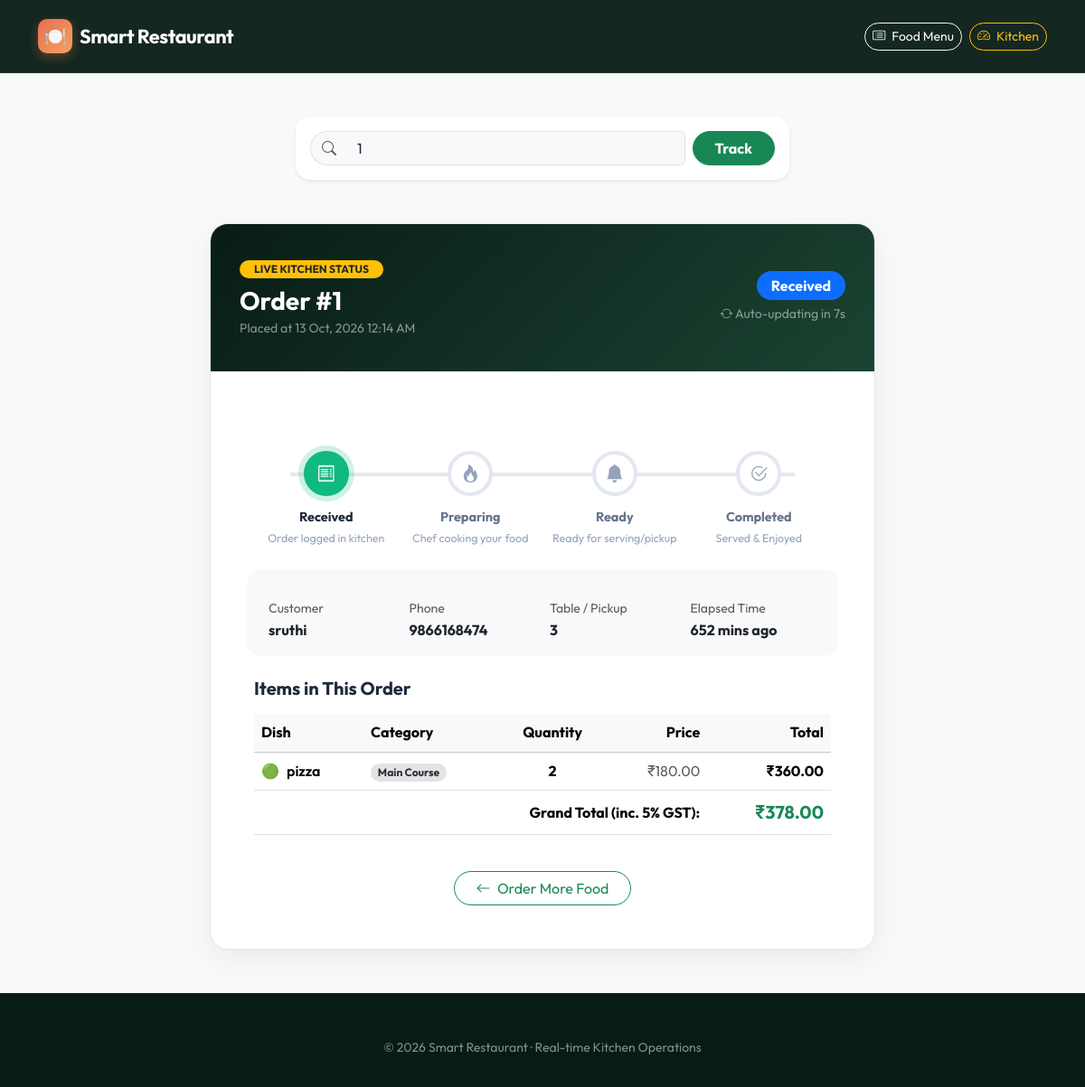
The page /track/1/ on the database as committed earlier.
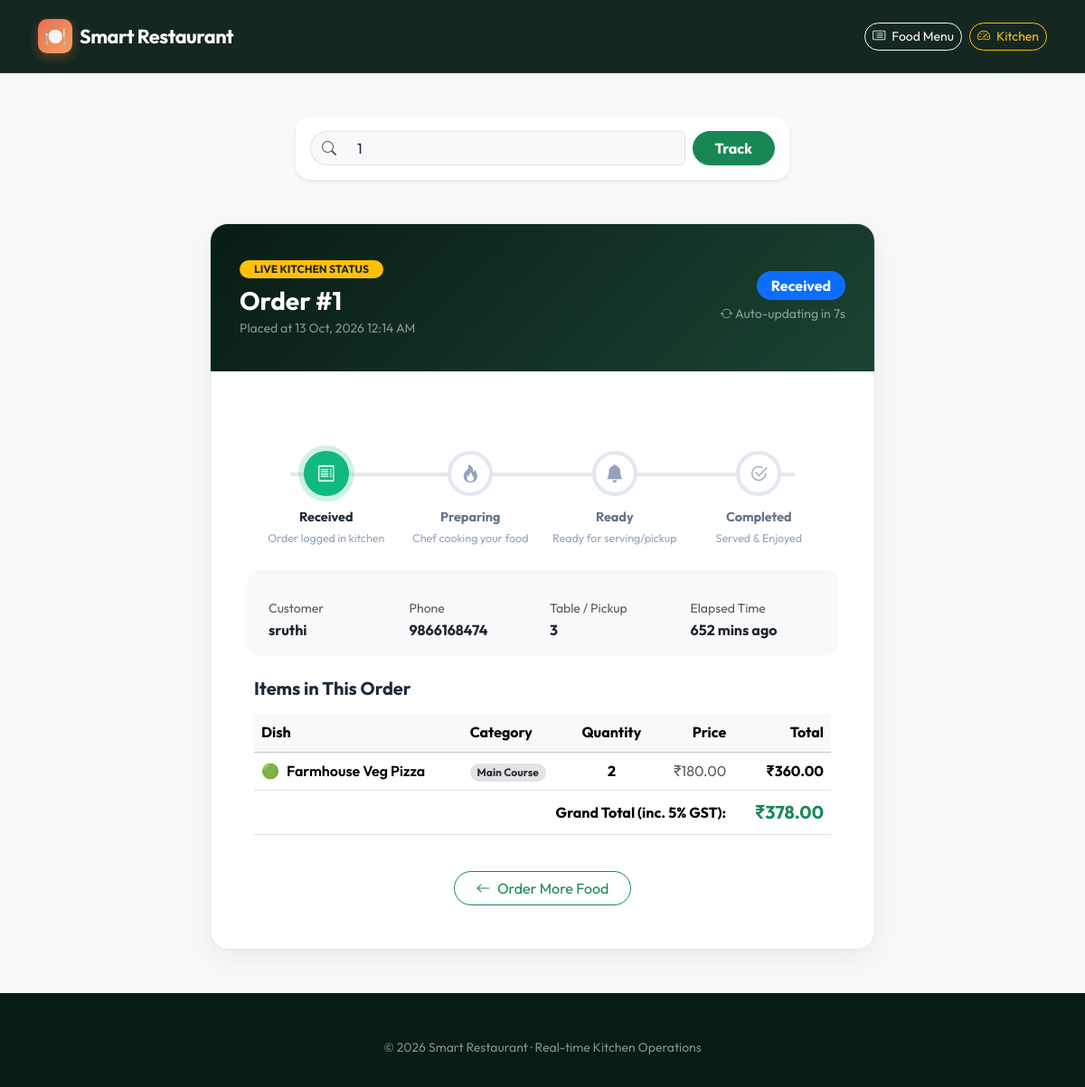
The same page on the database as committed later.
### restaurant_app/models.py (models this page shows, shortened)
class OrderItem(models.Model):
    order = models.ForeignKey(
        Order,
        on_delete=models.CASCADE,
        related_name="items"
    )
    menu_item = models.ForeignKey(
        MenuItem,
        on_delete=models.PROTECT
    )
    quantity = models.PositiveIntegerField(default=1)
    price = models.DecimalField(max_digits=8, decimal_places=2)
    @property
    def subtotal(self):
        return self.quantity * self.price

class MenuItem(models.Model):
    category = models.ForeignKey(
        Category,
        on_delete=models.PROTECT,
        related_name="items"
    )
    name = models.CharField(max_length=150)
    description = models.TextField(blank=True)
    price = models.DecimalField(max_digits=8, decimal_places=2)
    is_vegetarian = models.BooleanField(default=True)
    is_available = models.BooleanField(default=True)
    image_url = models.URLField(blank=True)
    class Meta:
        ordering = ["category__name", "name"]

class Category(models.Model):
    name = models.CharField(max_length=100, unique=True)
    icon = models.CharField(max_length=50, blank=True)
    class Meta:
        verbose_name_plural = "Categories"
        ordering = ["name"]

### restaurant_app/views.py (the view)
# urls.py: path("track/", views.track_order, name="track_order"),
def track_order(request, order_id=None):
    order = None
    query_id = order_id or request.GET.get("order_id", "").strip()
    if query_id:
        try:
            lookup_id = int(query_id)
            order = Order.objects.filter(id=lookup_id).prefetch_related(
                "items__menu_item"
            ).first()
            if not order:
                messages.warning(request, f"Order #{lookup_id} not found. Please verify your Order ID.")
        except ValueError:
            messages.warning(request, "Invalid Order ID entered. Please enter a valid numeric ID.")
    return render(
        request,
        "restaurant_app/track_order.html",
        {
            "order": order,
            "query_id": query_id,
        },
    )

### restaurant_app/models.py (called while the page is built)
    @property
    def status_step(self):
        mapping = {
            "Received": 1,
            "Preparing": 2,
            "Ready": 3,
            "Completed": 4,
        }
        return mapping.get(self.status, 1)

    @property
    def status_badge_class(self):
        mapping = {
            "Received": "bg-primary",
            "Preparing": "bg-warning text-dark",
            "Ready": "bg-info text-dark",
            "Completed": "bg-success",
        }
        return mapping.get(self.status, "bg-secondary")

    @property
    def elapsed_minutes(self):
        delta = timezone.now() - self.created_at
        return max(0, int(delta.total_seconds() // 60))

### restaurant_app/templates/restaurant_app/track_order.html (shortened to what the changed rows need)
{% load static %}
<!DOCTYPE html>
<html lang="en">
<head>
    <link href="https://cdn.jsdelivr.net/npm/bootstrap@5.3.3/dist/css/bootstrap.min.css" rel="stylesheet">
    <link href="https://cdn.jsdelivr.net/npm/bootstrap-icons@1.11.3/font/bootstrap-icons.min.css" rel="stylesheet">
    <link rel="stylesheet" href="{% static 'css/style.css' %}">
</head>
<body class="bg-light">
    <main class="container my-5">
        {% if order %}
            <div class="row justify-content-center">
                <div class="col-12 col-lg-8">
                    <div class="tracking-card">
                        <div class="tracking-header">
                            <div class="d-flex flex-wrap justify-content-between align-items-center gap-2">
                                <div>
                                    <h1 class="h3 fw-bold mb-0">Order #{{ order.id }}</h1>
                                </div>
                            </div>
                        </div>
                        <div class="p-4 p-md-5">
                            <div class="table-responsive">
                                <table class="table align-middle">
                                    <thead class="table-light">
                                        <tr>
                                            <th>Dish</th>
                                            <th>Category</th>
                                            <th class="text-center">Quantity</th>
                                            <th class="text-end">Price</th>
                                            <th class="text-end">Total</th>
                                        </tr>
                                    </thead>
                                    <tbody>
                                        {% for item in order.items.all %}
                                            <tr>
                                                <td>
                                                    <div class="d-flex align-items-center gap-2">
                                                        {% if item.menu_item.is_vegetarian %}
                                                            <span title="Vegetarian">🟢</span>
                                                        {% else %}
                                                            <span title="Non-Vegetarian">🔴</span>
                                                        {% endif %}
                                                        <span class="fw-semibold">{{ item.menu_item.name }}</span>
                                                    </div>
                                                </td>
                                                <td>
                                                    <span class="badge bg-secondary-subtle text-secondary-emphasis rounded-pill">
                                                        {{ item.menu_item.category.name }}
                                                    </span>
                                                </td>
                                                <td class="text-center fw-bold">{{ item.quantity }}</td>
                                                <td class="text-end text-muted">₹{{ item.price|floatformat:2 }}</td>
                                                <td class="text-end fw-bold">₹{{ item.subtotal|floatformat:2 }}</td>
                                            </tr>
                                        {% endfor %}
                                    </tbody>
                                </table>
                            </div>
                        </div>
                    </div>
                </div>
            </div>
        {% endif %}
    </main>
</body>
</html>

Rows that differ between the two databases and show on the page:
changed through a linked row, OrderItem "Main Course": menu_item.name "pizza" → "Farmhouse Veg Pizza"
